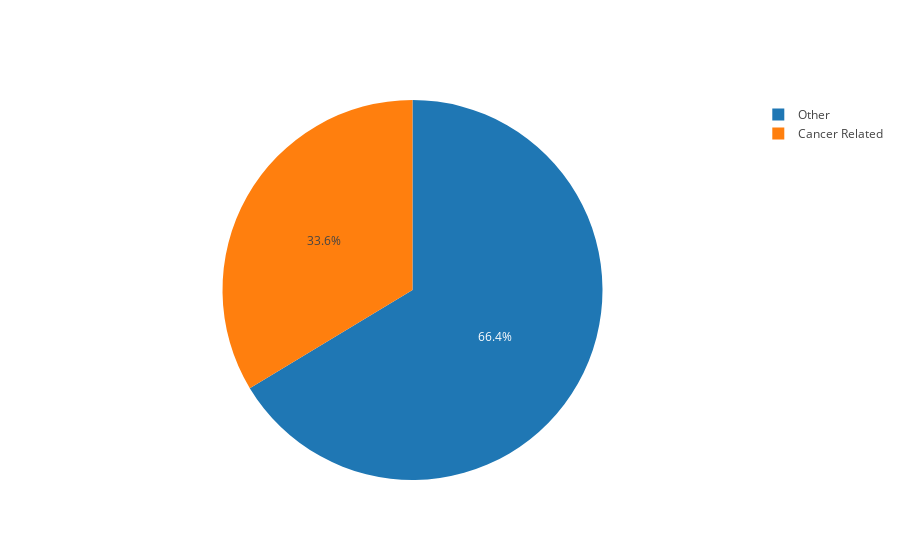

Notebook source saved alongside this figure:
### Code cell
labels = ['Cancer Related','Other']
values = [cancer_counts[1],cancer_counts[0]]
trace = go.Pie(labels=labels, values=values)
py.iplot([trace], filename='basic_pie_chart')

### Figure 1 — Plotly figure (JSON) as saved in the notebook; plotly's stock layout.template omitted (floating-point values rounded to 4 significant figures)
{"data": [{"labels": ["Cancer Related", "Other"], "type": "pie", "uid": "8e89c612-9d8f-11e8-95bc-704d7b2ccef5", "values": [184, 363]}], "layout": {}}
